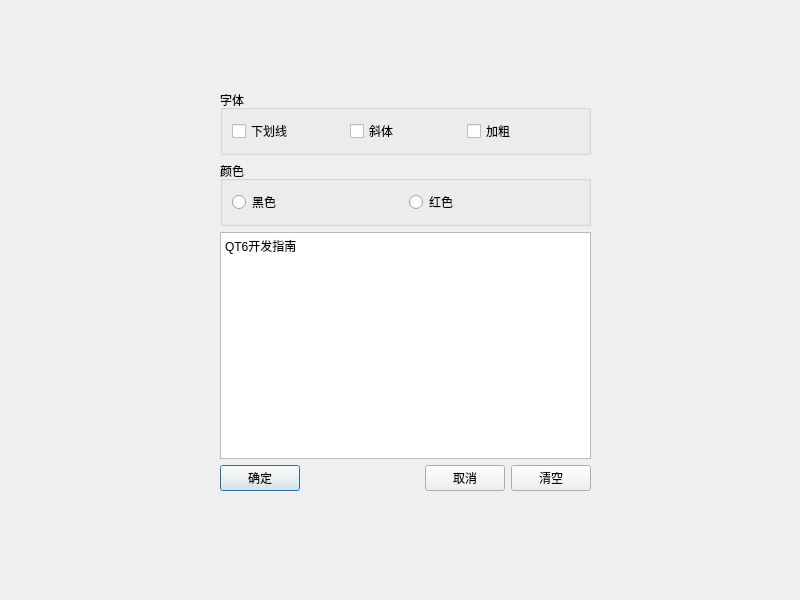
<?xml version="1.0" encoding="UTF-8"?>
<ui version="4.0">
 <class>Dialog</class>
 <widget class="QDialog" name="Dialog">
  <property name="geometry">
   <rect>
    <x>0</x>
    <y>0</y>
    <width>800</width>
    <height>600</height>
   </rect>
  </property>
  <property name="windowTitle">
   <string>Dialog</string>
  </property>
  <property name="windowIcon">
   <iconset resource="res.qrc">
    <normaloff>:/icons/image1/notice-double.png</normaloff>:/icons/image1/notice-double.png</iconset>
  </property>
  <widget class="QWidget" name="">
   <property name="geometry">
    <rect>
     <x>220</x>
     <y>90</y>
     <width>371</width>
     <height>401</height>
    </rect>
   </property>
   <layout class="QVBoxLayout" name="verticalLayout">
    <item>
     <widget class="QGroupBox" name="groupBox_font">
      <property name="title">
       <string>字体</string>
      </property>
      <layout class="QHBoxLayout" name="horizontalLayout">
       <item>
        <widget class="QCheckBox" name="checkBox_underline">
         <property name="text">
          <string>下划线</string>
         </property>
        </widget>
       </item>
       <item>
        <widget class="QCheckBox" name="checkBox_italic">
         <property name="text">
          <string>斜体</string>
         </property>
        </widget>
       </item>
       <item>
        <widget class="QCheckBox" name="checkBox_bold">
         <property name="text">
          <string>加粗</string>
         </property>
        </widget>
       </item>
      </layout>
     </widget>
    </item>
    <item>
     <widget class="QGroupBox" name="groupBox_color">
      <property name="title">
       <string>颜色</string>
      </property>
      <layout class="QHBoxLayout" name="horizontalLayout_2">
       <item>
        <widget class="QRadioButton" name="radioButton_black">
         <property name="text">
          <string>黑色</string>
         </property>
        </widget>
       </item>
       <item>
        <widget class="QRadioButton" name="radioButton_red">
         <property name="text">
          <string>红色</string>
         </property>
        </widget>
       </item>
      </layout>
     </widget>
    </item>
    <item>
     <widget class="QPlainTextEdit" name="plainTextEdit">
      <property name="plainText">
       <string>QT6开发指南</string>
      </property>
     </widget>
    </item>
    <item>
     <layout class="QHBoxLayout" name="horizontalLayout_3">
      <item>
       <widget class="QPushButton" name="pushButton_OK">
        <property name="text">
         <string>确定</string>
        </property>
        <property name="icon">
         <iconset resource="res.qrc">
          <normaloff>:/icons/image1/heart-double.png</normaloff>:/icons/image1/heart-double.png</iconset>
        </property>
       </widget>
      </item>
      <item>
       <spacer name="horizontalSpacer">
        <property name="orientation">
         <enum>Qt::Horizontal</enum>
        </property>
        <property name="sizeHint" stdset="0">
         <size>
          <width>40</width>
          <height>20</height>
         </size>
        </property>
       </spacer>
      </item>
      <item>
       <widget class="QPushButton" name="pushButton_closer">
        <property name="text">
         <string>取消</string>
        </property>
        <property name="icon">
         <iconset resource="res.qrc">
          <normaloff>:/icons/image1/down-double.png</normaloff>:/icons/image1/down-double.png</iconset>
        </property>
       </widget>
      </item>
      <item>
       <widget class="QPushButton" name="pushButton_clear">
        <property name="text">
         <string>清空</string>
        </property>
        <property name="icon">
         <iconset resource="res.qrc">
          <normaloff>:/icons/image1/scan-double.png</normaloff>:/icons/image1/scan-double.png</iconset>
        </property>
       </widget>
      </item>
     </layout>
    </item>
   </layout>
  </widget>
 </widget>
 <resources>
  <include location="res.qrc"/>
 </resources>
 <connections>
  <connection>
   <sender>pushButton_closer</sender>
   <signal>clicked()</signal>
   <receiver>Dialog</receiver>
   <slot>close()</slot>
   <hints>
    <hint type="sourcelabel">
     <x>442</x>
     <y>474</y>
    </hint>
    <hint type="destinationlabel">
     <x>399</x>
     <y>299</y>
    </hint>
   </hints>
  </connection>
  <connection>
   <sender>pushButton_OK</sender>
   <signal>clicked()</signal>
   <receiver>Dialog</receiver>
   <slot>accept()</slot>
   <hints>
    <hint type="sourcelabel">
     <x>268</x>
     <y>474</y>
    </hint>
    <hint type="destinationlabel">
     <x>399</x>
     <y>299</y>
    </hint>
   </hints>
  </connection>
 </connections>
</ui>
